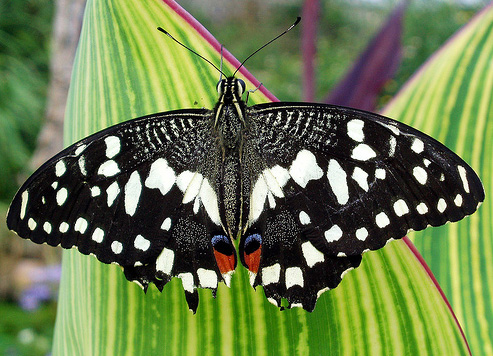
%> input picture blob_detection/data/butterfly.jpg, 493 x 356 px
$ octave method1.m   (GNU Octave 9; MATLAB toolbox functions it lacks are replaced by stand-ins)
%> lines starting %> are read from the running program, lines starting %| are printed output that depends on the picture
### blob_detection/code/show_all_circles.m
function show_all_circles(I, cx, cy, rad, color, ln_wid)
%% I: image on top of which you want to display the circles
%% cx, cy: column vectors with x and y coordinates of circle centers
%% rad: column vector with radii of circles.
%% The sizes of cx, cy, and rad must all be the same
%% color: optional parameter specifying the color of the circles
%%        to be displayed (red by default)
%% ln_wid: line width of circles (optional, 1.5 by default

if nargin < 5
    color = 'r';
end

if nargin < 6
   ln_wid = 1.5;
end

imshow(I); hold on;

theta = 0:0.1:(2*pi+0.1);
cx1 = cx(:,ones(size(theta)));
cy1 = cy(:,ones(size(theta)));
rad1 = rad(:,ones(size(theta)));
theta = theta(ones(size(cx1,1),1),:);
X = cx1+cos(theta).*rad1;
Y = cy1+sin(theta).*rad1;
line(X', Y', 'Color', color, 'LineWidth', ln_wid);

title(sprintf('%d circles', size(cx,1)));

### blob_detection/code/method1.m
im=dir('../data/butterfly.jpg');
f={im.name};
t=imread(f{1});
%> t is the input picture: size 356x493x3 uint8; mean R, G, B 106.9, 123.5, 76.9
imagee=t;
t=rgb2gray(t);
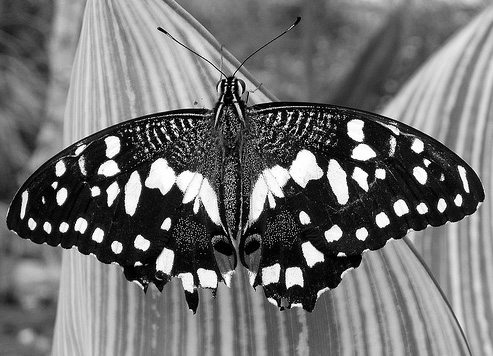
%> t: size 356x493 uint8; min 0, max 255, mean 113.3
t=im2double(t);
%> t: size 356x493 double
sigma=1.5;
n=10;
ce=cell(n,1);
k=1.44;

%% Applying filter among different scales.
for i=1:n
    sigma=sigma*k;
    si=2*ceil(3*sigma)+1;
    six(i)=sigma;
    ss=zeros(si,si,1);
    h = fspecial('log',si,sigma);
    ss(:,:,1)=h;
    ss(:,:,1)=ss(:,:,1).*(sigma.^2);
    ce{i}=ss;
end

 for i=1:n
     rr(:,:,i)=imfilter(t,ce{i});
     rr(:,:,i)=rr(:,:,i).*rr(:,:,i);
 end


 tempcell=cell(n,1);
 i2=rr;
 %%  Performing non max  suppression among individual scales
 for j=1:n
  i1=i2(:,:,j);
  zz=colfilt(rr(:,:,j),[3 3],'sliding',@max);
  [t1 t2]=find(zz==i1);
  temp=zeros(size(i1));
  for i=1:size(t1)
     temp(t1(i),t2(i))=i1(t1(i),t2(i));
  end
  tempcell{j}=temp;
 end
%> this loop made 10 passes
%> (t1, t2) on pass 10: ([1; 192; 356; 306; 65; 208; 1; 195; 298; 75; 187], [1; 1; 1; 76; 108; 142; 301; 360; 432; 446; 493])
%> pass 1, `i1=i2(:,:,j);`:
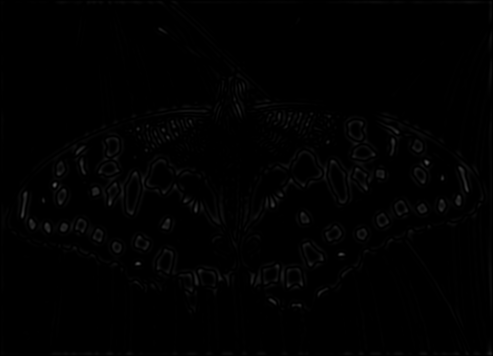
%> i1: size 356x493 double; min 1.74e-13, max 0.339, mean 0.00654
%> after the loop, tempcell = 10 items

 [sa sb c]=size(imagee);
%> sa = 356; sb = 493; c = 3
 ty=zeros(sa,sb,n);
 for i=1:n
 ty(:,:,i)=tempcell{i};
 end


%%  Performing non max  suppression between different scales

for j=1:n
    [ax bx]=find(ty(:,:,j));

    if(j==1)
     for i=1:size(ax)
       if(ty(ax(i),bx(i),j)<=ty(ax(i),bx(i),j+1))
           ty(ax(i),bx(i),j)=0;
       end
     end
     continue;
    end
    if(j==n)
     for i=1:size(ax)
       if(ty(ax(i),bx(i),j)<=ty(ax(i),bx(i),j-1))
           ty(ax(i),bx(i),j)=0;
       end
     end
     continue;
    end
    for i=1:size(ax)
       if(ty(ax(i),bx(i),j)<=ty(ax(i),bx(i),j-1))
           ty(ax(i),bx(i),j)=0;
       end
    end
    for i=1:size(ax)
       if(ty(ax(i),bx(i),j)<=ty(ax(i),bx(i),j+1))
           ty(ax(i),bx(i),j)=0;
       end
    end
end
%> this loop made 10 passes

%% Applying threshold
for i=1:n
 tempcell{i}=ty(:,:,i);
end

 tempcell2=cell(n,1);
 cc=0.046; %%-------------------------------->  Threshold
for i=1:n
 ree{i}=tempcell{i}>cc;
end
%> after the loop, ree = 10 items

%%  Finding radius for each circle

    [axx bxx]=find(ree{1});
%> axx = 401 values from 3 to 354; bxx = 401 values from 23 to 491
    for i=1:size(axx)
        sigarray(i,1)=six(1)*sqrt(2);
    end
%> after the loop, sigarray = 401 values from 3.05 to 3.05


for j=2:n-1

    [cxx dxx]=find(ree{j});
     axx=[axx;cxx];
     bxx=[bxx;dxx];

    sigarra=zeros(length(cxx),1);
    for i=1:size(cxx)
        sigarra(i,1)=six(j)*sqrt(2);
    end
    sigarray=[sigarray;sigarra];
end
%> this loop made 8 passes
%> (cxx, dxx) on passes 6 to 8: ([336; 21; 142; 190; 185; 171; 206; 106; 240; 334; 28; 145], [79; 82; 140; 197; 271; 297; 309; 417; 472; 472; 474; 476]), ([31; 323; 186; 180; 89; 324; 43; 253], [87; 87; 189; 279; 449; 461; 466; 467]), ([309; 52; 51; 304; 80], [77; 97; 164; 447; 452])
%> after the loop, axx = 1026 values, max 354 at index 21, min 3 at index 37, mean 200.4; bxx = 1026 values, max 491 at index 394, min 5 at index 402, mean 257.1; sigarra = [56.48; 56.48; 56.48; 56.48; 56.48]; sigarray = 1026 values from 3.05 to 56.48

show_all_circles(t,bxx,axx(:,1),sigarray);
%> in show_all_circles, `cx1 = cx(:,ones(size(theta)));`:
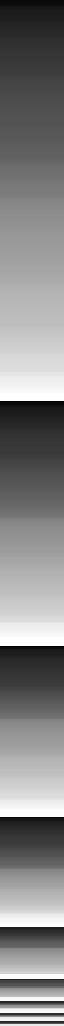
%> cx1: size 1026x64 double; min 5, max 491, mean 257.1; drawn with min black and max white
%> in show_all_circles, `cy1 = cy(:,ones(size(theta)));`:
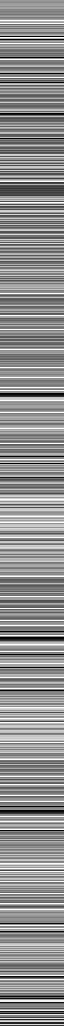
%> cy1: size 1026x64 double; min 3, max 354, mean 200.4; drawn with min black and max white
%> in show_all_circles, `rad1 = rad(:,ones(size(theta)));`:
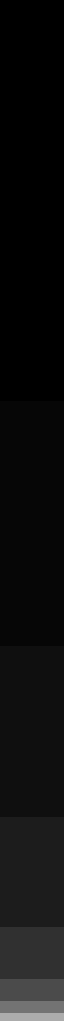
%> rad1: size 1026x64 double; min 3.05, max 56.48, mean 6.2; drawn with min black and max white
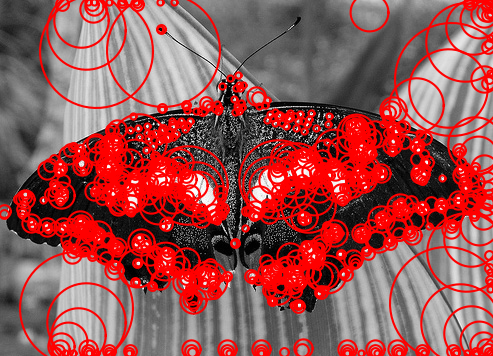
%> figure redrawn from the program's plot data; its title reads '1026 circles'
